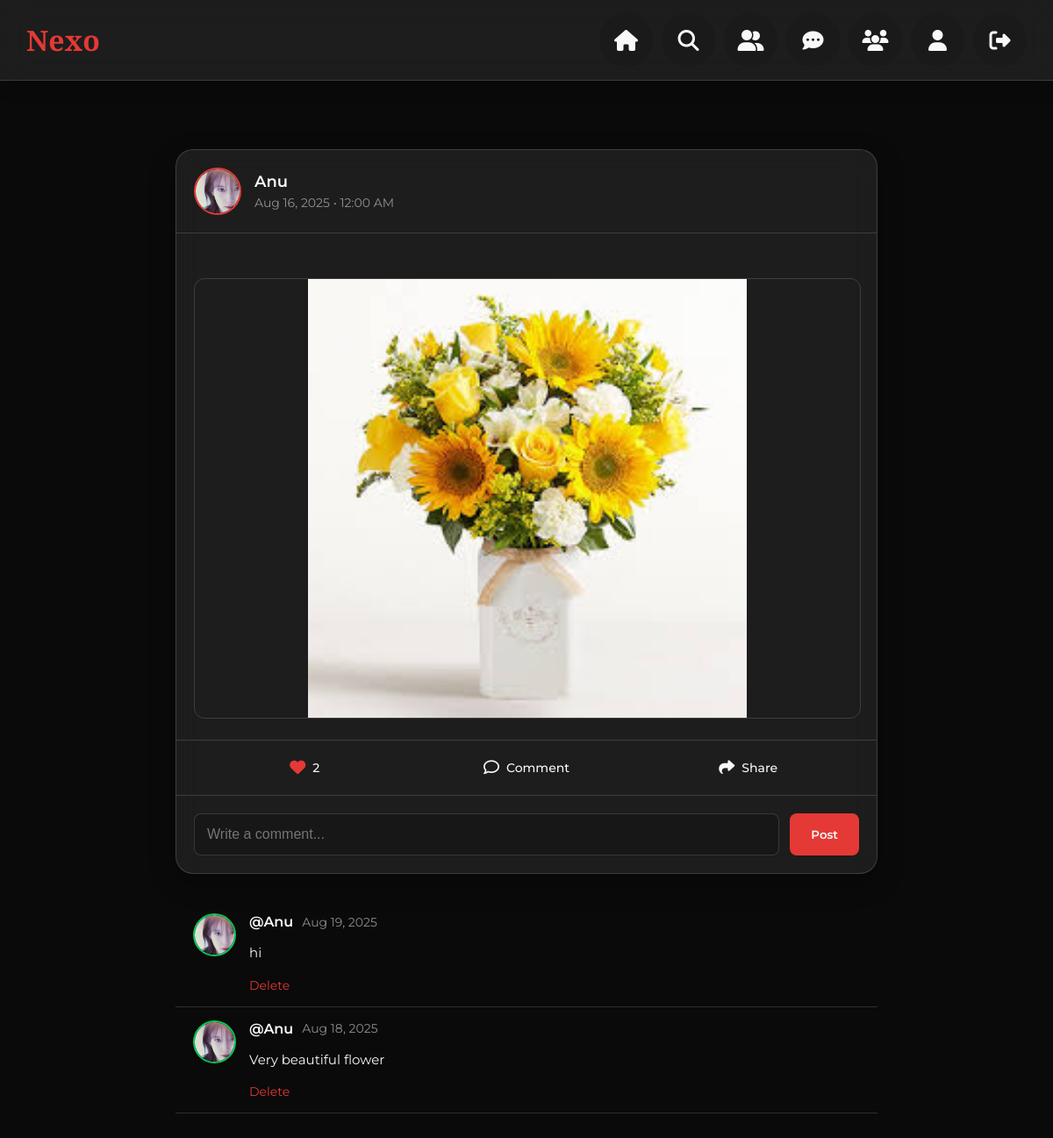
The page /Project/User/Comment.php?cid=5 (signed in) on the database its author committed.
### tables this page shows
CREATE TABLE `tbl_post` (
  `post_id` int(11) NOT NULL,
  `post_caption` varchar(50) NOT NULL,
  `post_photo` varchar(500) NOT NULL,
  `post_date` date NOT NULL,
  `user_id` int(11) NOT NULL
);

CREATE TABLE `tbl_user` (
  `user_id` int(11) NOT NULL,
  `user_name` varchar(30) NOT NULL,
  `user_bio` varchar(2500) NOT NULL,
  `user_gender` varchar(10) NOT NULL,
  `user_status` enum('active','banned') DEFAULT 'active',
  `user_dob` date NOT NULL,
  `user_contact` varchar(11) NOT NULL,
  `user_email` varchar(30) NOT NULL,
  `user_password` varchar(2000) NOT NULL,
  `place_id` int(11) NOT NULL,
  `user_photo` varchar(100) NOT NULL
);

CREATE TABLE `tbl_comment` (
  `comment_id` int(11) NOT NULL,
  `comment_content` varchar(50) NOT NULL,
  `comment_date` date NOT NULL,
  `user_id` int(11) NOT NULL,
  `post_id` int(11) NOT NULL
);

### Project/User/Comment.php (the view, shortened to what this page needs)
<?php
include '../Assets/Connection/Connection.php';
$uid = mysqli_real_escape_string($con, $_SESSION['uid']);
$post_id = isset($_GET['cid']) ? mysqli_real_escape_string($con, $_GET['cid']) : null;
        ?>
        <?php
$selPost = "SELECT p.*, u.user_name,u.user_photo,
                   (SELECT COUNT(like_id) FROM tbl_like l WHERE l.post_id = p.post_id) AS like_count,
                   (SELECT COUNT(like_id) FROM tbl_like l WHERE l.post_id = p.post_id AND l.user_id = '$uid') AS user_liked
            FROM tbl_post p
            INNER JOIN tbl_user u ON p.user_id = u.user_id
            WHERE p.post_id = '$post_id'";
$postResult = $con->query($selPost);
$postData = $postResult->fetch_assoc();
$selComments = "SELECT c.*, u.user_name, u.user_photo
                FROM tbl_comment c
                INNER JOIN tbl_user u ON c.user_id = u.user_id
                WHERE c.post_id = '$post_id'
                ORDER BY c.comment_date DESC";
$commentResult = $con->query($selComments);
?>
<!DOCTYPE html>
<html lang="en">
<head>
    <link rel="stylesheet" href="https://cdnjs.cloudflare.com/ajax/libs/font-awesome/6.5.1/css/all.min.css">
</head>
<body>
    <?php include("Header.php")?>
    <div class="container">
        <div class="post-card">
            <div class="post-header">
                <div class="post-avatar">
                    <img src="../Assets/Files/UserDocs/<?php echo $postData['user_photo'] ?>" alt="User">
                </div>
                <div class="post-user">
                    <h4><?php echo htmlspecialchars($postData['user_name']) ?></h4>
                    <p><?php echo date('M d, Y • h:i A', strtotime($postData['post_date'])) ?></p>
                </div>
            </div>
            <div class="post-content">
                <?php
                $file = $postData["post_photo"];
                $extension = strtolower(pathinfo($file, PATHINFO_EXTENSION));
                $file_path = '../Assets/Files/PostDocs/' . $file;
                if (!empty($file)) {
                    if (in_array($extension, ['jpg', 'jpeg', 'png', 'gif', 'webp'])) { ?>
                        <img src="<?php echo htmlspecialchars($file_path) ?>" alt="Post Image" class="post-media">
                    <?php } ?>
                <?php } ?>
            </div>
            <div class="post-actions">
                <button class="post-action like-btn" data-post-id="<?php echo $post_id ?>" data-liked="<?php echo $postData['user_liked'] ? 'true' : 'false' ?>">
    <i class="<?php echo $postData['user_liked'] ? 'fas fa-heart liked' : 'far fa-heart' ?>" id="icon-<?php echo $post_id ?>"></i>
    <span id="count-<?php echo $post_id ?>"><?php echo $postData['like_count'] ?></span>
</button>
                <button class="post-action">
                    <i class="far fa-comment"></i>
                    <span>Comment</span>
                </button>
                <button class="post-action">
                    <i class="fas fa-share"></i>
                    <span>Share</span>
                </button>
            </div>
            <form method="post" class="comment-form">
                <div class="comment-input">
                    <input type="text" name="txt_comment" id="txt_comment" placeholder="Write a comment..." required>
                    <input type="submit" name="btn_enter" id="btn_enter" value="Post">
                </div>
            </form>
        </div>
        <div class="comments-container">
            <?php if ($commentResult->num_rows > 0) { ?>
                <?php while ($commentData = $commentResult->fetch_assoc()) { ?>
                    <div class="comment">
                        <div class="comment-avatar">
                            <img src="../Assets/Files/UserDocs/<?php echo htmlspecialchars($commentData['user_photo']) ?>" alt="User">
                        </div>
                        <div class="comment-content">
                            <div class="comment-header">
                                <span class="comment-user">@<?php echo htmlspecialchars($commentData['user_name']) ?></span>
                                <span class="comment-date"><?php echo date('M d, Y', strtotime($commentData['comment_date'])) ?></span>
                            </div>
                            <p class="comment-text"><?php echo htmlspecialchars($commentData['comment_content']) ?></p>
                            <?php if ($commentData['user_id'] == $uid) { ?>
                                <div class="comment-actions">
                                    <a href="Comment.php?did=<?php echo $commentData['comment_id'] ?>&cid=<?php echo $post_id ?>" class="delete-comment">Delete</a>
                                </div>
                            <?php } ?>
                        </div>
                    </div>
                <?php } ?>
            <?php } ?>
        </div>
    </div>
</body>
</html>

### Project/User/Comment.php (style rules this page uses)
:root { --dark-bg: #0A0A0A; --card-bg: rgba(255, 255, 255, 0.08); --accent-red: #E53935; --accent-green: #00c853; --text-light: #F8F8F8; --text-subtle: #AFAFAF; --border-color: rgba(255, 255, 255, 0.15); --hover-bg: rgba(255, 255, 255, 0.05); }
body { font-family: 'Montserrat', sans-serif; background-color: var(--dark-bg); color: var(--text-light); margin: 0; padding: 20px; min-height: 100vh; }
.container { max-width: 800px; margin: 100px auto; }
.post-card { background-color: var(--card-bg); border: 1px solid var(--border-color); backdrop-filter: blur(15px); -webkit-backdrop-filter: blur(15px); border-radius: 20px; padding: 0; box-shadow: 0 10px 30px rgba(0, 0, 0, 0.3); overflow: hidden; margin-bottom: 30px; }
.post-header { display: flex; align-items: center; padding: 20px; border-bottom: 1px solid var(--border-color); }
.post-avatar { width: 50px; height: 50px; border-radius: 50%; margin-right: 15px; overflow: hidden; border: 2px solid var(--accent-red); flex-shrink: 0; }
.post-avatar img { width: 100%; height: 100%; object-fit: cover; }
.post-user h4 { color: var(--text-light); font-weight: 600; margin: 0; font-size: 18px; }
.post-user p { color: var(--text-subtle); opacity: 0.8; font-size: 14px; margin: 4px 0 0; }
.post-content { padding: 20px; }
.post-media { width: 100%; border-radius: 12px; margin-top: 15px; max-height: 500px; object-fit: contain; border: 1px solid var(--border-color); }
.post-actions { display: flex; padding: 10px 20px; border-top: 1px solid var(--border-color); }
.post-action { flex: 1; display: flex; align-items: center; justify-content: center; padding: 12px; color: var(--text-light); text-decoration: none; font-weight: 500; transition: all 0.3s ease; cursor: pointer; background: none; border: none; font-family: inherit; font-size: 14px; }
.post-action i { margin-right: 8px; font-size: 18px; }
.liked { color: var(--accent-red) !important; }
.comment-form { padding: 20px; border-top: 1px solid var(--border-color); }
.comment-input { display: flex; gap: 12px; }
.comment-input input[type="text"] { flex: 1; padding: 14px; background-color: rgba(0, 0, 0, 0.2); border: 1px solid var(--border-color); border-radius: 8px; color: var(--text-light); font-size: 16px; transition: border-color 0.3s ease; }
.comment-input input[type="submit"] { background-color: var(--accent-red); color: var(--text-light); border: none; padding: 14px 24px; border-radius: 8px; cursor: pointer; font-weight: 600; transition: all 0.3s ease; font-family: 'Montserrat', sans-serif; }
.comments-container { margin-top: 20px; }
.comment { display: flex; gap: 15px; padding: 15px 20px; border-bottom: 1px solid var(--border-color); transition: background-color 0.3s ease; }
.comment-avatar { width: 45px; height: 45px; border-radius: 50%; overflow: hidden; flex-shrink: 0; border: 2px solid var(--accent-green); }
.comment-avatar img { width: 100%; height: 100%; object-fit: cover; }
.comment-content { flex: 1; }
.comment-header { display: flex; align-items: center; margin-bottom: 6px; }
.comment-user { font-weight: 600; margin-right: 10px; color: var(--text-light); font-size: 16px; }
.comment-date { color: var(--text-subtle); opacity: 0.8; font-size: 14px; }
.comment-text { color: var(--text-light); line-height: 1.5; font-size: 15px; }
.comment-actions { margin-top: 10px; }
.delete-comment { color: var(--accent-red); text-decoration: none; font-size: 14px; transition: opacity 0.3s ease; }

### Project/User/Header.php (style rules this page uses)
:root { --dark-bg: #0A0A0A; --card-bg: rgba(255, 255, 255, 0.08); --accent-red: #E53935; --text-light: #F8F8F8; --text-subtle: #AFAFAF; --border-color: rgba(255, 255, 255, 0.15); --hover-bg: rgba(255, 255, 255, 0.05); }
body { font-family: 'Montserrat', sans-serif; background-color: var(--dark-bg); color: var(--text-light); margin: 0; padding: 0; padding-top: 70px; }

### rows shown on the page
tbl_post: user.user_photo (picture), user.user_name "Anu", post_date "Aug 16, 2025 • 12:00 AM", post_photo (picture)
tbl_comment: user.user_photo (picture), user.user_name "Anu", comment_date "Aug 19, 2025", comment_content "hi"
tbl_comment: user.user_photo (picture), user.user_name "Anu", comment_date "Aug 18, 2025", comment_content "Very beautiful flower"

### other values the page prints
$postData['like_count'] "2"
